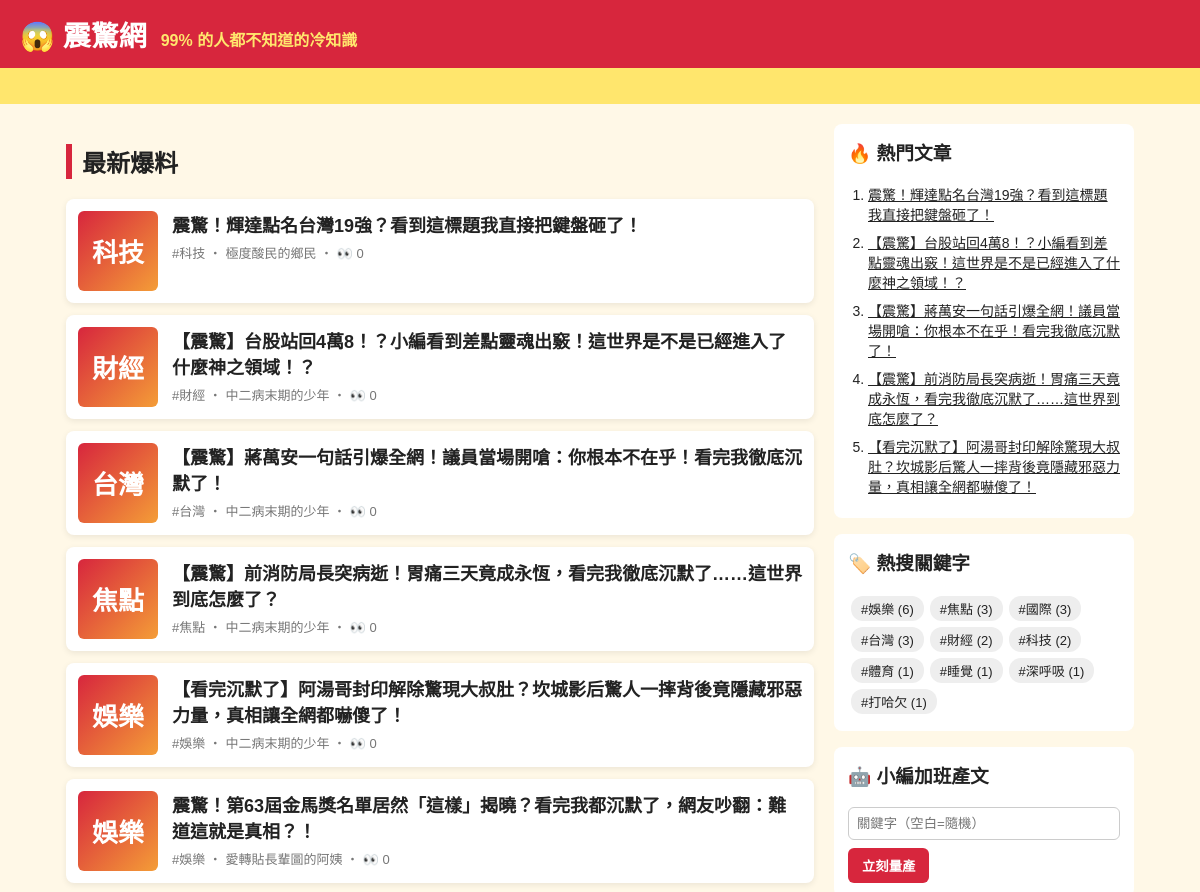
Before: / (upper part) with the older database file.
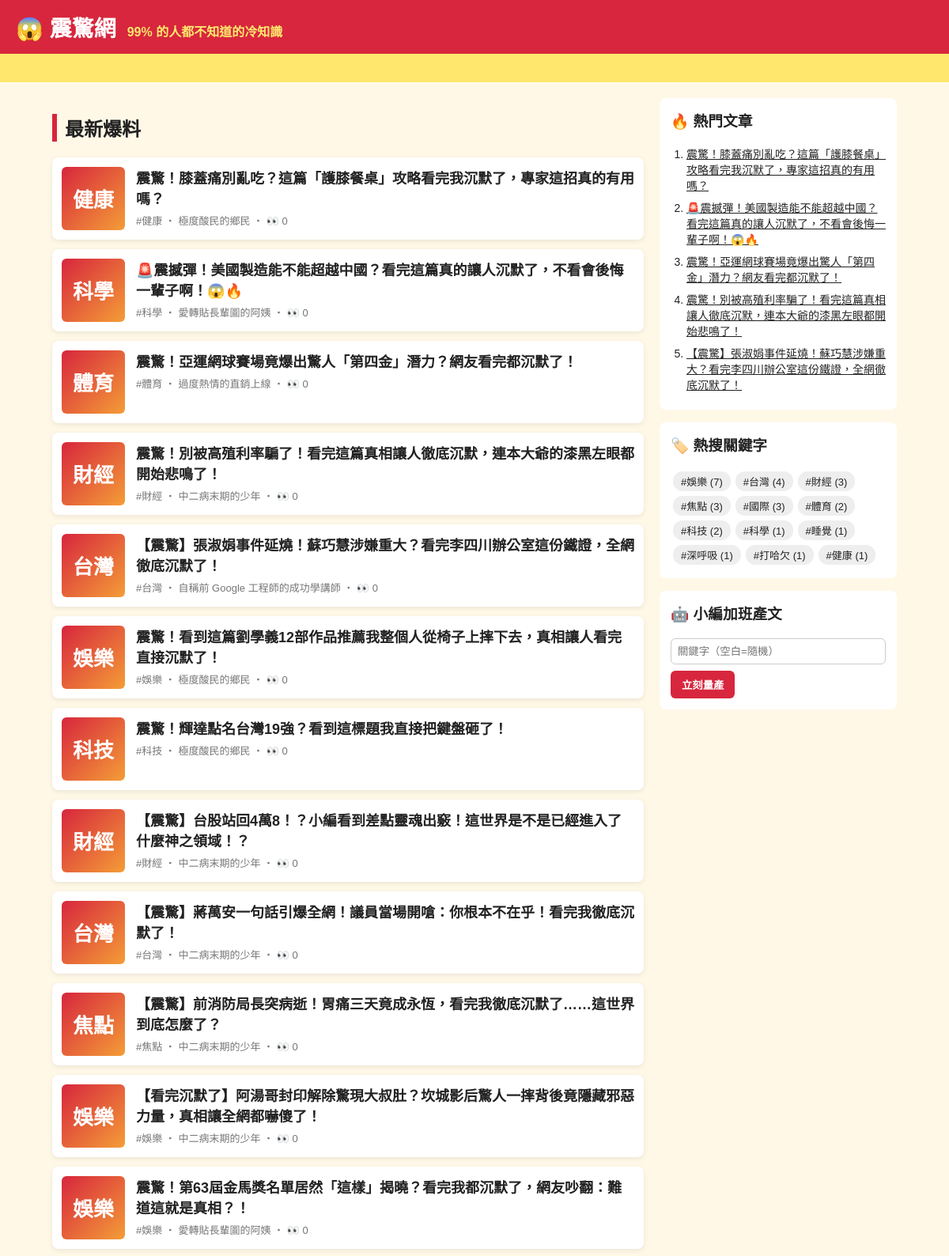
After: the same page with the newer database file.
### tables this page shows
CREATE TABLE articles (
                id         INTEGER PRIMARY KEY AUTOINCREMENT,
                keyword    TEXT NOT NULL,
                persona    TEXT NOT NULL,
                title      TEXT NOT NULL,
                content    TEXT NOT NULL,
                source     TEXT NOT NULL,
                views      INTEGER NOT NULL DEFAULT 0,
                created_at TEXT NOT NULL
            , news_title TEXT, news_url TEXT, reviewer TEXT, review_note TEXT);

### app.py (the view)
@app.route("/")
def index():
    return render_template("index.html", articles=db.list_articles(), heading="最新爆料")

### app.py (called while the page is built)
@app.context_processor
def sidebar():
    return {"hot": db.hot_articles(), "tags": db.keywords(), "static_site": app.config["STATIC_SITE"]}

### db.py (called while the page is built)
def connect():
    conn = sqlite3.connect(DB_PATH)
    conn.row_factory = sqlite3.Row
    return conn

def list_articles(limit=50, keyword=None):
    with connect() as conn:
        if keyword:
            return conn.execute(
                "SELECT * FROM articles WHERE keyword = ? ORDER BY id DESC LIMIT ?", (keyword, limit)
            ).fetchall()
        return conn.execute("SELECT * FROM articles ORDER BY id DESC LIMIT ?", (limit,)).fetchall()

def hot_articles(limit=5):
    with connect() as conn:
        return conn.execute("SELECT * FROM articles ORDER BY views DESC, id DESC LIMIT ?", (limit,)).fetchall()

def keywords():
    with connect() as conn:
        return conn.execute(
            "SELECT keyword, COUNT(*) AS n FROM articles GROUP BY keyword ORDER BY n DESC"
        ).fetchall()

### templates/index.html
{% extends "base.html" %}
{% block content %}
<h2 class="heading">{{ heading }}</h2>
{% for a in articles %}
  <a class="card" href="{{ url_for('article', article_id=a.id) }}">
    <div class="thumb">{{ a.keyword[:2] }}</div>
    <div>
      <h3>{{ a.title }}</h3>
      <p class="meta">#{{ a.keyword }} ‧ {{ a.persona }}{% if not static_site %} ‧ 👀 {{ a.views }}{% endif %}</p>
    </div>
  </a>
{% else %}
  <p class="empty">還沒有文章。執行 <code>python generator.py -n 5</code> 或用右邊按鈕開始量產。</p>
{% endfor %}
{% endblock %}

### templates/base.html (shortened to what this page needs)
<!doctype html>
<html lang="zh-Hant">
<head>
  <link rel="stylesheet" href="{{ url_for('static', filename='style.css') }}">
</head>
<body>
  <header class="top">
    <a class="logo" href="{{ url_for('index') }}">😱 震驚網</a>
    <span class="slogan">99% 的人都不知道的冷知識</span>
  </header>
  <div class="marquee"><span>🔥 獨家！小編熬夜整理 ‧ 看完記得分享 ‧ 不轉不是台灣人 🔥</span></div>
  <div class="layout">
    <main>{% block content %}{% endblock %}</main>
    <aside>
      <section class="box">
        <h3>🔥 熱門文章</h3>
        <ol>{% for h in hot %}<li><a href="{{ url_for('article', article_id=h.id) }}">{{ h.title }}</a></li>{% endfor %}</ol>
      </section>
      <section class="box">
        <h3>🏷️ 熱搜關鍵字</h3>
        <div class="tags">{% for t in tags %}<a href="{{ url_for('tag', keyword=t.keyword) }}">#{{ t.keyword }} ({{ t.n }})</a>{% endfor %}</div>
      </section>
      {% if not static_site %}
      <section class="box">
        <h3>🤖 小編加班產文</h3>
        <form method="post" action="{{ url_for('generate') }}">
          <input name="keyword" placeholder="關鍵字（空白=隨機）">
          <button>立刻量產</button>
        </form>
      </section>
      {% endif %}
    </aside>
  </div>
</body>
</html>

Changed rows visible on the page:
no longer on one of the page's lists (row unchanged): articles: title "震驚！輝達點名台灣19強？看到這標題我直接把鍵盤砸了！"
no longer on one of the page's lists (row unchanged): articles: title "【震驚】台股站回4萬8！？小編看到差點靈魂出竅！這世界是不是已經進入了什麼神之領域！？"
no longer on one of the page's lists (row unchanged): articles: title "【震驚】蔣萬安一句話引爆全網！議員當場開嗆：你根本不在乎！看完我徹底沉默了！"
no longer on one of the page's lists (row unchanged): articles: title "【震驚】前消防局長突病逝！胃痛三天竟成永恆，看完我徹底沉默了……這世界到底怎麼了？"
no longer on one of the page's lists (row unchanged): articles: title "【看完沉默了】阿湯哥封印解除驚現大叔肚？坎城影后驚人一摔背後竟隱藏邪惡力量，真相讓全網都嚇傻了！"
added articles: keyword "健康", title "震驚！膝蓋痛別亂吃？這篇「護膝餐桌」攻略看完我沉默了，專家這招真的有用嗎？", persona "極度酸民的鄉民", views "0"
added articles: keyword "科學", title "🚨震撼彈！美國製造能不能超越中國？看完這篇真的讓人沉默了，不看會後悔一輩子啊！😱🔥", persona "愛轉貼長輩圖的阿姨", views "0"
added articles: keyword "體育", title "震驚！亞運網球賽場竟爆出驚人「第四金」潛力？網友看完都沉默了！", persona "過度熱情的直銷上線", views "0"
added articles: keyword "財經", title "震驚！別被高殖利率騙了！看完這篇真相讓人徹底沉默，連本大爺的漆黑左眼都開始悲鳴了！", persona "中二病末期的少年", views "0"
added articles: keyword "台灣", title "【震驚】張淑娟事件延燒！蘇巧慧涉嫌重大？看完李四川辦公室這份鐵證，全網徹底沉默了！", persona "自稱前 Google 工程師的成功學講師", views "0"
added articles: keyword "娛樂", title "震驚！看到這篇劉學義12部作品推薦我整個人從椅子上摔下去，真相讓人看完直接沉默了！", persona "極度酸民的鄉民", views "0", shown under "最新爆料"
Other visible differences:
new list line: "# 娛樂 ( 7 )"
new list line: "# 台灣 ( 4 )"
new list line: "# 財經 ( 3 )"
new list line: "# 體育 ( 2 )"
new list line: "# 科學 ( 1 )"
new list line: "# 健康 ( 1 )"
list line gone: "# 娛樂 ( 6 )"
list line gone: "# 台灣 ( 3 )"
list line gone: "# 財經 ( 2 )"
list line gone: "# 體育 ( 1 )"
